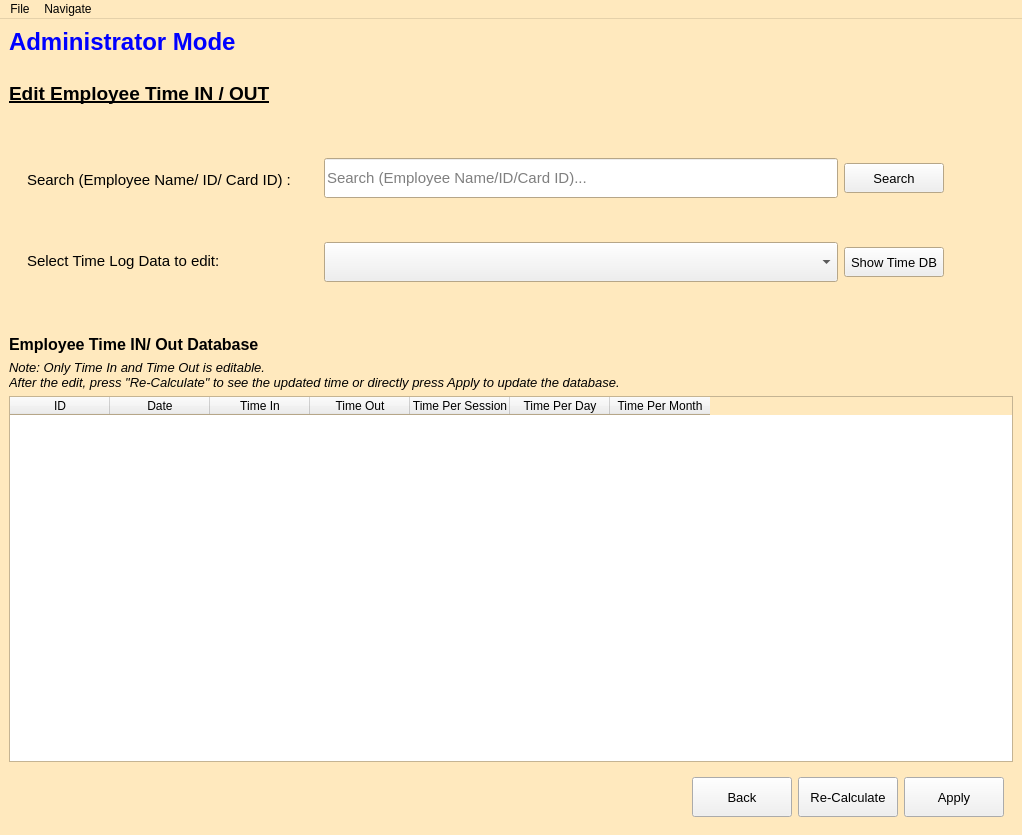
<?xml version="1.0" encoding="UTF-8"?>
<ui version="4.0">
 <class>Admin_Mode_4</class>
 <widget class="QMainWindow" name="Admin_Mode_4">
  <property name="geometry">
   <rect>
    <x>0</x>
    <y>0</y>
    <width>1022</width>
    <height>835</height>
   </rect>
  </property>
  <property name="palette">
   <palette>
    <active>
     <colorrole role="Base">
      <brush brushstyle="SolidPattern">
       <color alpha="255">
        <red>255</red>
        <green>255</green>
        <blue>255</blue>
       </color>
      </brush>
     </colorrole>
     <colorrole role="Window">
      <brush brushstyle="SolidPattern">
       <color alpha="255">
        <red>255</red>
        <green>233</green>
        <blue>190</blue>
       </color>
      </brush>
     </colorrole>
    </active>
    <inactive>
     <colorrole role="Base">
      <brush brushstyle="SolidPattern">
       <color alpha="255">
        <red>255</red>
        <green>255</green>
        <blue>255</blue>
       </color>
      </brush>
     </colorrole>
     <colorrole role="Window">
      <brush brushstyle="SolidPattern">
       <color alpha="255">
        <red>255</red>
        <green>233</green>
        <blue>190</blue>
       </color>
      </brush>
     </colorrole>
    </inactive>
    <disabled>
     <colorrole role="Base">
      <brush brushstyle="SolidPattern">
       <color alpha="255">
        <red>255</red>
        <green>233</green>
        <blue>190</blue>
       </color>
      </brush>
     </colorrole>
     <colorrole role="Window">
      <brush brushstyle="SolidPattern">
       <color alpha="255">
        <red>255</red>
        <green>233</green>
        <blue>190</blue>
       </color>
      </brush>
     </colorrole>
    </disabled>
   </palette>
  </property>
  <property name="windowTitle">
   <string>Attendance Recorder System - Admin Mode (Edit Employee DB)</string>
  </property>
  <widget class="QWidget" name="centralwidget">
   <layout class="QVBoxLayout" name="verticalLayout">
    <item>
     <widget class="QLabel" name="label_title">
      <property name="palette">
       <palette>
        <active>
         <colorrole role="WindowText">
          <brush brushstyle="SolidPattern">
           <color alpha="255">
            <red>0</red>
            <green>0</green>
            <blue>255</blue>
           </color>
          </brush>
         </colorrole>
         <colorrole role="Base">
          <brush brushstyle="SolidPattern">
           <color alpha="255">
            <red>255</red>
            <green>255</green>
            <blue>255</blue>
           </color>
          </brush>
         </colorrole>
         <colorrole role="Window">
          <brush brushstyle="SolidPattern">
           <color alpha="255">
            <red>255</red>
            <green>233</green>
            <blue>190</blue>
           </color>
          </brush>
         </colorrole>
        </active>
        <inactive>
         <colorrole role="WindowText">
          <brush brushstyle="SolidPattern">
           <color alpha="255">
            <red>0</red>
            <green>0</green>
            <blue>255</blue>
           </color>
          </brush>
         </colorrole>
         <colorrole role="Base">
          <brush brushstyle="SolidPattern">
           <color alpha="255">
            <red>255</red>
            <green>255</green>
            <blue>255</blue>
           </color>
          </brush>
         </colorrole>
         <colorrole role="Window">
          <brush brushstyle="SolidPattern">
           <color alpha="255">
            <red>255</red>
            <green>233</green>
            <blue>190</blue>
           </color>
          </brush>
         </colorrole>
        </inactive>
        <disabled>
         <colorrole role="WindowText">
          <brush brushstyle="SolidPattern">
           <color alpha="255">
            <red>120</red>
            <green>120</green>
            <blue>120</blue>
           </color>
          </brush>
         </colorrole>
         <colorrole role="Base">
          <brush brushstyle="SolidPattern">
           <color alpha="255">
            <red>255</red>
            <green>233</green>
            <blue>190</blue>
           </color>
          </brush>
         </colorrole>
         <colorrole role="Window">
          <brush brushstyle="SolidPattern">
           <color alpha="255">
            <red>255</red>
            <green>233</green>
            <blue>190</blue>
           </color>
          </brush>
         </colorrole>
        </disabled>
       </palette>
      </property>
      <property name="font">
       <font>
        <pointsize>18</pointsize>
        <weight>75</weight>
        <bold>true</bold>
       </font>
      </property>
      <property name="text">
       <string>Administrator Mode</string>
      </property>
     </widget>
    </item>
    <item>
     <spacer name="verticalSpacer_3">
      <property name="orientation">
       <enum>Qt::Vertical</enum>
      </property>
      <property name="sizeType">
       <enum>QSizePolicy::Minimum</enum>
      </property>
      <property name="sizeHint" stdset="0">
       <size>
        <width>10</width>
        <height>20</height>
       </size>
      </property>
     </spacer>
    </item>
    <item>
     <widget class="QLabel" name="label_instruction">
      <property name="font">
       <font>
        <family>Arial</family>
        <pointsize>14</pointsize>
        <weight>75</weight>
        <bold>true</bold>
        <underline>true</underline>
       </font>
      </property>
      <property name="text">
       <string>Edit Employee Time IN / OUT</string>
      </property>
     </widget>
    </item>
    <item>
     <spacer name="verticalSpacer">
      <property name="orientation">
       <enum>Qt::Vertical</enum>
      </property>
      <property name="sizeType">
       <enum>QSizePolicy::Minimum</enum>
      </property>
      <property name="sizeHint" stdset="0">
       <size>
        <width>20</width>
        <height>20</height>
       </size>
      </property>
     </spacer>
    </item>
    <item>
     <widget class="QFrame" name="frame">
      <property name="frameShape">
       <enum>QFrame::NoFrame</enum>
      </property>
      <property name="frameShadow">
       <enum>QFrame::Raised</enum>
      </property>
      <layout class="QHBoxLayout" name="horizontalLayout">
       <item>
        <widget class="QFrame" name="frame_4">
         <property name="frameShape">
          <enum>QFrame::NoFrame</enum>
         </property>
         <property name="frameShadow">
          <enum>QFrame::Raised</enum>
         </property>
         <layout class="QVBoxLayout" name="verticalLayout_3">
          <item>
           <widget class="QLabel" name="label">
            <property name="minimumSize">
             <size>
              <width>220</width>
              <height>0</height>
             </size>
            </property>
            <property name="font">
             <font>
              <pointsize>11</pointsize>
             </font>
            </property>
            <property name="text">
             <string>Search (Employee Name/ ID/ Card ID) :</string>
            </property>
           </widget>
          </item>
          <item>
           <spacer name="verticalSpacer_5">
            <property name="orientation">
             <enum>Qt::Vertical</enum>
            </property>
            <property name="sizeType">
             <enum>QSizePolicy::Minimum</enum>
            </property>
            <property name="sizeHint" stdset="0">
             <size>
              <width>20</width>
              <height>15</height>
             </size>
            </property>
           </spacer>
          </item>
          <item>
           <widget class="QLabel" name="label_4">
            <property name="font">
             <font>
              <pointsize>11</pointsize>
             </font>
            </property>
            <property name="text">
             <string>Select Time Log Data to edit:</string>
            </property>
           </widget>
          </item>
         </layout>
        </widget>
       </item>
       <item>
        <widget class="QFrame" name="frame_5">
         <property name="frameShape">
          <enum>QFrame::NoFrame</enum>
         </property>
         <property name="frameShadow">
          <enum>QFrame::Raised</enum>
         </property>
         <layout class="QVBoxLayout" name="verticalLayout_4">
          <item>
           <widget class="QFrame" name="frame_3">
            <property name="frameShape">
             <enum>QFrame::NoFrame</enum>
            </property>
            <property name="frameShadow">
             <enum>QFrame::Raised</enum>
            </property>
            <layout class="QHBoxLayout" name="horizontalLayout_4">
             <item>
              <widget class="QLineEdit" name="search_bar">
               <property name="minimumSize">
                <size>
                 <width>0</width>
                 <height>40</height>
                </size>
               </property>
               <property name="font">
                <font>
                 <pointsize>11</pointsize>
                </font>
               </property>
               <property name="placeholderText">
                <string>Search (Employee Name/ID/Card ID)...</string>
               </property>
              </widget>
             </item>
             <item>
              <widget class="QPushButton" name="pushButton_search">
               <property name="minimumSize">
                <size>
                 <width>100</width>
                 <height>30</height>
                </size>
               </property>
               <property name="maximumSize">
                <size>
                 <width>100</width>
                 <height>16777215</height>
                </size>
               </property>
               <property name="font">
                <font>
                 <pointsize>10</pointsize>
                </font>
               </property>
               <property name="text">
                <string>Search</string>
               </property>
              </widget>
             </item>
            </layout>
           </widget>
          </item>
          <item>
           <spacer name="verticalSpacer_4">
            <property name="orientation">
             <enum>Qt::Vertical</enum>
            </property>
            <property name="sizeType">
             <enum>QSizePolicy::Minimum</enum>
            </property>
            <property name="sizeHint" stdset="0">
             <size>
              <width>20</width>
              <height>20</height>
             </size>
            </property>
           </spacer>
          </item>
          <item>
           <widget class="QFrame" name="frame_8">
            <property name="frameShape">
             <enum>QFrame::NoFrame</enum>
            </property>
            <property name="frameShadow">
             <enum>QFrame::Raised</enum>
            </property>
            <layout class="QHBoxLayout" name="horizontalLayout_5">
             <item>
              <widget class="QComboBox" name="comboBox">
               <property name="minimumSize">
                <size>
                 <width>0</width>
                 <height>40</height>
                </size>
               </property>
               <property name="font">
                <font>
                 <pointsize>11</pointsize>
                </font>
               </property>
               <property name="placeholderText">
                <string>Select time log data from drop down list...</string>
               </property>
              </widget>
             </item>
             <item>
              <widget class="QPushButton" name="pushButton_showtable">
               <property name="minimumSize">
                <size>
                 <width>100</width>
                 <height>30</height>
                </size>
               </property>
               <property name="maximumSize">
                <size>
                 <width>100</width>
                 <height>16777215</height>
                </size>
               </property>
               <property name="font">
                <font>
                 <pointsize>10</pointsize>
                </font>
               </property>
               <property name="text">
                <string>Show Time DB</string>
               </property>
              </widget>
             </item>
            </layout>
           </widget>
          </item>
         </layout>
        </widget>
       </item>
       <item>
        <widget class="QFrame" name="frame_6">
         <property name="frameShape">
          <enum>QFrame::NoFrame</enum>
         </property>
         <property name="frameShadow">
          <enum>QFrame::Raised</enum>
         </property>
         <layout class="QVBoxLayout" name="verticalLayout_5">
          <item>
           <widget class="QFrame" name="frame_7">
            <property name="frameShape">
             <enum>QFrame::NoFrame</enum>
            </property>
            <property name="frameShadow">
             <enum>QFrame::Raised</enum>
            </property>
            <layout class="QHBoxLayout" name="horizontalLayout_3"/>
           </widget>
          </item>
         </layout>
        </widget>
       </item>
      </layout>
     </widget>
    </item>
    <item>
     <spacer name="verticalSpacer_2">
      <property name="orientation">
       <enum>Qt::Vertical</enum>
      </property>
      <property name="sizeType">
       <enum>QSizePolicy::Minimum</enum>
      </property>
      <property name="sizeHint" stdset="0">
       <size>
        <width>20</width>
        <height>20</height>
       </size>
      </property>
     </spacer>
    </item>
    <item>
     <widget class="QLabel" name="label_2">
      <property name="font">
       <font>
        <pointsize>12</pointsize>
        <weight>75</weight>
        <bold>true</bold>
       </font>
      </property>
      <property name="text">
       <string>Employee Time IN/ Out Database</string>
      </property>
     </widget>
    </item>
    <item>
     <widget class="QLabel" name="label_3">
      <property name="font">
       <font>
        <family>Arial</family>
        <pointsize>10</pointsize>
        <italic>true</italic>
       </font>
      </property>
      <property name="text">
       <string>Note: Only Time In and Time Out is editable. 
After the edit, press &quot;Re-Calculate&quot; to see the updated time or directly press Apply to update the database.</string>
      </property>
     </widget>
    </item>
    <item>
     <widget class="QTableWidget" name="EmployeeTimeDataBase_Table">
      <property name="sizePolicy">
       <sizepolicy hsizetype="Expanding" vsizetype="Expanding">
        <horstretch>0</horstretch>
        <verstretch>0</verstretch>
       </sizepolicy>
      </property>
      <property name="minimumSize">
       <size>
        <width>900</width>
        <height>100</height>
       </size>
      </property>
      <property name="palette">
       <palette>
        <active>
         <colorrole role="AlternateBase">
          <brush brushstyle="SolidPattern">
           <color alpha="255">
            <red>193</red>
            <green>208</green>
            <blue>232</blue>
           </color>
          </brush>
         </colorrole>
        </active>
        <inactive>
         <colorrole role="AlternateBase">
          <brush brushstyle="SolidPattern">
           <color alpha="255">
            <red>193</red>
            <green>208</green>
            <blue>232</blue>
           </color>
          </brush>
         </colorrole>
        </inactive>
        <disabled>
         <colorrole role="AlternateBase">
          <brush brushstyle="SolidPattern">
           <color alpha="255">
            <red>193</red>
            <green>208</green>
            <blue>232</blue>
           </color>
          </brush>
         </colorrole>
        </disabled>
       </palette>
      </property>
      <property name="layoutDirection">
       <enum>Qt::LeftToRight</enum>
      </property>
      <property name="frameShape">
       <enum>QFrame::StyledPanel</enum>
      </property>
      <property name="lineWidth">
       <number>1</number>
      </property>
      <property name="sizeAdjustPolicy">
       <enum>QAbstractScrollArea::AdjustIgnored</enum>
      </property>
      <property name="editTriggers">
       <set>QAbstractItemView::NoEditTriggers</set>
      </property>
      <property name="sortingEnabled">
       <bool>false</bool>
      </property>
      <attribute name="horizontalHeaderCascadingSectionResizes">
       <bool>false</bool>
      </attribute>
      <attribute name="horizontalHeaderMinimumSectionSize">
       <number>39</number>
      </attribute>
      <attribute name="horizontalHeaderShowSortIndicator" stdset="0">
       <bool>false</bool>
      </attribute>
      <attribute name="horizontalHeaderStretchLastSection">
       <bool>false</bool>
      </attribute>
      <attribute name="verticalHeaderVisible">
       <bool>false</bool>
      </attribute>
      <attribute name="verticalHeaderStretchLastSection">
       <bool>false</bool>
      </attribute>
      <column>
       <property name="text">
        <string>ID</string>
       </property>
      </column>
      <column>
       <property name="text">
        <string>Date</string>
       </property>
      </column>
      <column>
       <property name="text">
        <string>Time In</string>
       </property>
      </column>
      <column>
       <property name="text">
        <string>Time Out</string>
       </property>
      </column>
      <column>
       <property name="text">
        <string>Time Per Session</string>
       </property>
      </column>
      <column>
       <property name="text">
        <string>Time Per Day</string>
       </property>
      </column>
      <column>
       <property name="text">
        <string>Time Per Month</string>
       </property>
      </column>
     </widget>
    </item>
    <item>
     <widget class="QFrame" name="frame_2">
      <property name="frameShape">
       <enum>QFrame::NoFrame</enum>
      </property>
      <property name="frameShadow">
       <enum>QFrame::Raised</enum>
      </property>
      <layout class="QHBoxLayout" name="horizontalLayout_2">
       <item>
        <spacer name="horizontalSpacer">
         <property name="orientation">
          <enum>Qt::Horizontal</enum>
         </property>
         <property name="sizeHint" stdset="0">
          <size>
           <width>40</width>
           <height>20</height>
          </size>
         </property>
        </spacer>
       </item>
       <item>
        <widget class="QPushButton" name="pushButton_cancel">
         <property name="minimumSize">
          <size>
           <width>100</width>
           <height>40</height>
          </size>
         </property>
         <property name="maximumSize">
          <size>
           <width>100</width>
           <height>40</height>
          </size>
         </property>
         <property name="font">
          <font>
           <pointsize>10</pointsize>
           <weight>50</weight>
           <bold>false</bold>
          </font>
         </property>
         <property name="autoFillBackground">
          <bool>false</bool>
         </property>
         <property name="styleSheet">
          <string notr="true">background: #f0f0f0</string>
         </property>
         <property name="text">
          <string>Back</string>
         </property>
        </widget>
       </item>
       <item>
        <widget class="QPushButton" name="pushButton_recalculate">
         <property name="minimumSize">
          <size>
           <width>100</width>
           <height>40</height>
          </size>
         </property>
         <property name="font">
          <font>
           <pointsize>10</pointsize>
          </font>
         </property>
         <property name="styleSheet">
          <string notr="true">background: #f0f0f0</string>
         </property>
         <property name="text">
          <string>Re-Calculate</string>
         </property>
        </widget>
       </item>
       <item>
        <widget class="QPushButton" name="pushButton_apply">
         <property name="minimumSize">
          <size>
           <width>100</width>
           <height>40</height>
          </size>
         </property>
         <property name="maximumSize">
          <size>
           <width>100</width>
           <height>40</height>
          </size>
         </property>
         <property name="font">
          <font>
           <pointsize>10</pointsize>
          </font>
         </property>
         <property name="autoFillBackground">
          <bool>false</bool>
         </property>
         <property name="styleSheet">
          <string notr="true">background: #f0f0f0</string>
         </property>
         <property name="text">
          <string>Apply</string>
         </property>
        </widget>
       </item>
      </layout>
     </widget>
    </item>
   </layout>
  </widget>
  <widget class="QMenuBar" name="menubar">
   <property name="geometry">
    <rect>
     <x>0</x>
     <y>0</y>
     <width>1022</width>
     <height>20</height>
    </rect>
   </property>
   <widget class="QMenu" name="menuFile">
    <property name="title">
     <string>File</string>
    </property>
    <addaction name="actionExit"/>
   </widget>
   <widget class="QMenu" name="menuNavigate">
    <property name="title">
     <string>Navigate</string>
    </property>
    <addaction name="actionBack"/>
   </widget>
   <addaction name="menuFile"/>
   <addaction name="menuNavigate"/>
  </widget>
  <action name="actionExit">
   <property name="text">
    <string>Exit</string>
   </property>
  </action>
  <action name="actionBack">
   <property name="text">
    <string>Back</string>
   </property>
  </action>
 </widget>
 <resources/>
 <connections/>
</ui>
